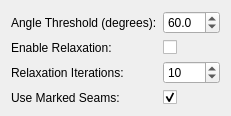
         <widget class="QWidget" name="page_SmartUV">
          <layout class="QFormLayout" name="formLayout_SmartUV">
           <item row="0" column="0">
            <widget class="QLabel" name="label_AngleThreshold_Smart">
             <property name="text">
              <string>Angle Threshold (degrees):</string>
             </property>
            </widget>
           </item>
           <item row="0" column="1">
            <widget class="QDoubleSpinBox" name="spinBox_AngleThreshold_Smart">
             <property name="toolTip">
              <string>Face-angle difference above which a hard UV seam is cut</string>
             </property>
             <property name="decimals">
              <number>1</number>
             </property>
             <property name="maximum">
              <double>180.000000000000000</double>
             </property>
             <property name="value">
              <double>60.000000000000000</double>
             </property>
            </widget>
           </item>
           <item row="1" column="0">
            <widget class="QLabel" name="label_EnableRelaxation_Smart">
             <property name="text">
              <string>Enable Relaxation:</string>
             </property>
            </widget>
           </item>
           <item row="1" column="1">
            <widget class="QCheckBox" name="checkBox_EnableRelaxation_Smart">
             <property name="toolTip">
              <string>Smooth UV islands after unwrapping to reduce stretching</string>
             </property>
             <property name="text">
              <string/>
             </property>
            </widget>
           </item>
           <item row="2" column="0">
            <widget class="QLabel" name="label_RelaxationIterations_Smart">
             <property name="text">
              <string>Relaxation Iterations:</string>
             </property>
            </widget>
           </item>
           <item row="2" column="1">
            <widget class="QSpinBox" name="spinBox_RelaxationIterations_Smart">
             <property name="toolTip">
              <string>How many relaxation passes to run</string>
             </property>
             <property name="minimum">
              <number>1</number>
             </property>
             <property name="maximum">
              <number>100</number>
             </property>
             <property name="value">
              <number>10</number>
             </property>
            </widget>
           </item>
           <item row="3" column="0">
            <widget class="QLabel" name="label_UseMarkedSeams_SmartUV">
             <property name="text">
              <string>Use Marked Seams:</string>
             </property>
            </widget>
           </item>
           <item row="3" column="1">
            <widget class="QCheckBox" name="checkBox_UseMarkedSeams_SmartUV">
             <property name="toolTip">
              <string>&lt;html&gt;&lt;head/&gt;&lt;body&gt;&lt;p&gt;Force manually-marked edges (Mark Seams above) into the seam set, in addition to the automatic angle-threshold detection&lt;/p&gt;&lt;/body&gt;&lt;/html&gt;</string>
             </property>
             <property name="text">
              <string/>
             </property>
             <property name="checked">
              <bool>true</bool>
             </property>
            </widget>
           </item>
          </layout>
         </widget>
